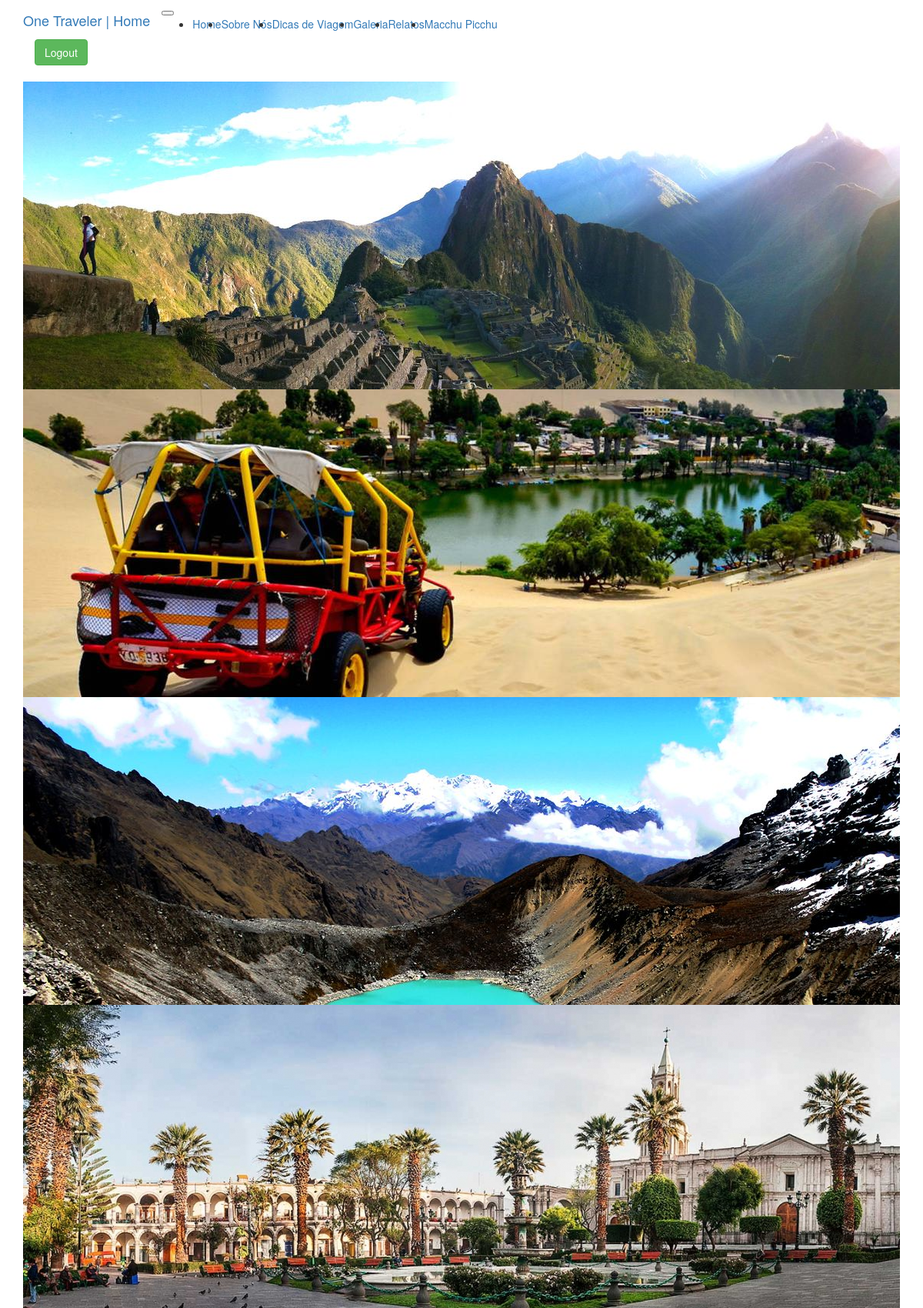
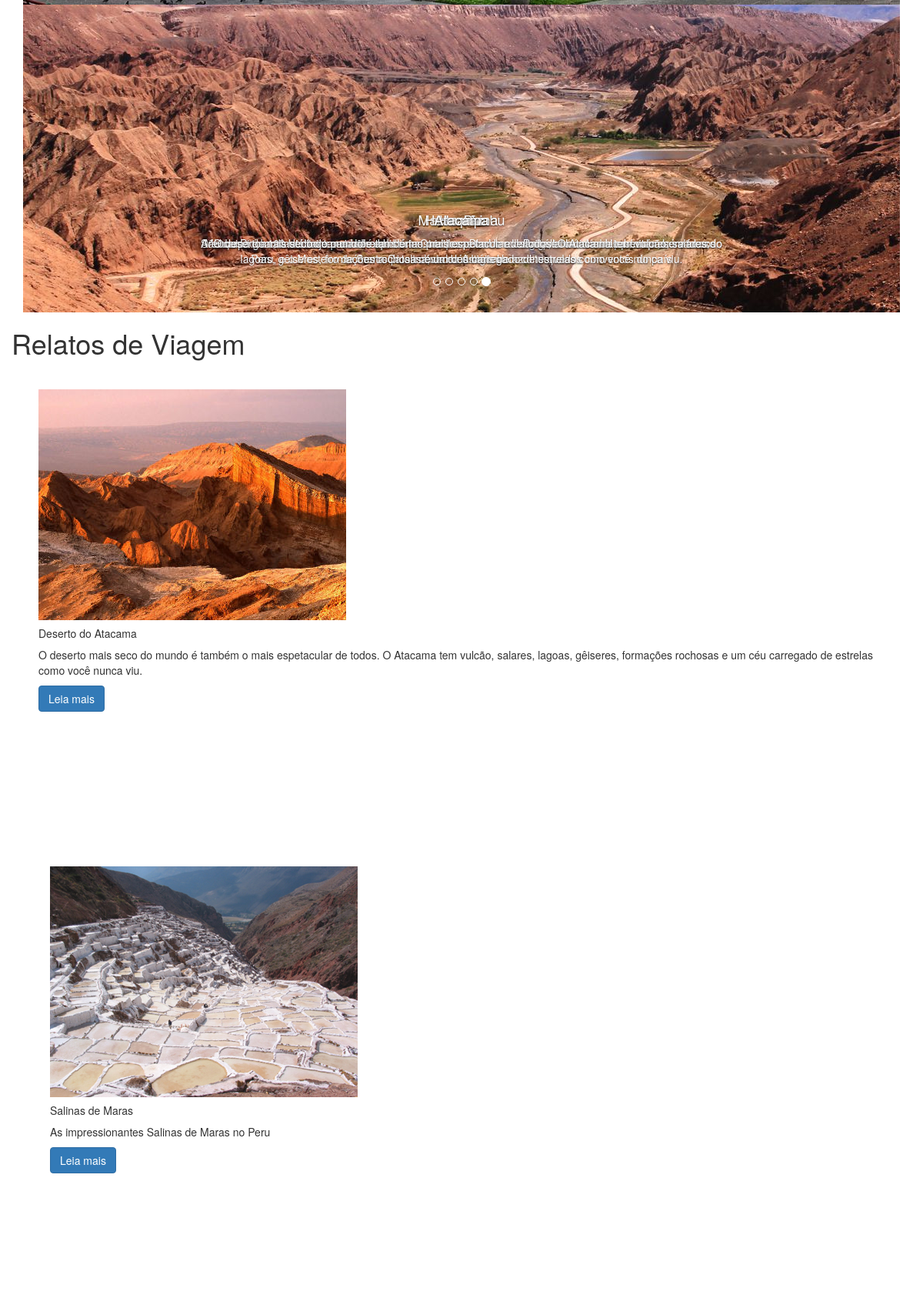
Page /Relatos (signed in, upper part) on the committed database (2 pictures, top to bottom).
### app/models.py (models this page shows)
class Story(db.Model):
    __tablename__ = 'story'
    id = db.Column(db.Integer, primary_key=True)
    title = db.Column(db.String(128))
    description = db.Column(db.String(256))
    content = db.Column(db.Text())
    image_name = db.Column(db.String(128))

### app/main/views.py (the view)
@main.route('/Relatos')
@login_required
def relatos():
    places = Story.query.all()
    return render_template('relatos.html', places=places)

### app/models.py (called while the page is built)
@login_manager.user_loader
def load_user(user_id):
    return User.query.get(int(user_id))

### app/templates/relatos.html (shortened to what this page needs)
{% extends "base.html" %}
{% block page_content %}
<div class="row">
    <div class="card-body p-5">
        <B><h1 class="font-weight-light">Relatos de Viagem</h1></B>
        <p class="lead">
        <div class="row">
    {% for place in places %}
    <div class="container">
      <div class="card-deck" style="height: 600px; padding: 10px; margin: 10px">
          <div class="card">
            <img class="card-img-top" src="{{ url_for('static', filename='img/') }}{{place.image_name}}" alt="Card image cap">
            <div class="card-body">
              <h5 class="card-title">{{ place.title }}</h5>
              <p class="card-text">{{ place.description }}</p>
            </div>
            <div class="card-footer">
                <p>
                  <a class="btn btn-primary" href="{{ url_for('main.relato', id=place.id) }}">Leia mais</a>
                </p>
            </div>
          </div>
        </div>
    {% endfor %}
        </div>
        </div>
{% endblock %}

### rows in the picture
Story: image_name (picture), title "Deserto do Atacama", description "O deserto mais seco do mundo é também o mais espetacular de todos. O Atacama tem vulcão, salares, lagoas, gêiseres, formações rochosas e um céu carregado de estrelas como você nunca viu."
Story: image_name (picture), title "Salinas de Maras", description "As impressionantes Salinas de Maras no Peru"
